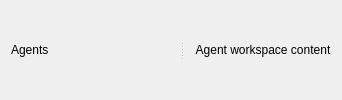
<?xml version="1.0" encoding="UTF-8"?>
<ui version="4.0">
 <class>AgentsWorkspace</class>
 <widget class="QWidget" name="agentsWorkspace">
  <layout class="QHBoxLayout" name="mainLayout">
   <property name="leftMargin"><number>0</number></property>
   <property name="topMargin"><number>0</number></property>
   <property name="rightMargin"><number>0</number></property>
   <property name="bottomMargin"><number>0</number></property>
   <property name="spacing"><number>4</number></property>
   <item>
    <widget class="QSplitter" name="mainSplitter">
     <property name="orientation"><enum>Qt::Orientation::Horizontal</enum></property>
     <widget class="QWidget" name="navPlaceholder">
      <property name="minimumSize"><size><width>180</width><height>0</height></size></property>
      <property name="maximumSize"><size><width>260</width><height>16777215</height></size></property>
      <layout class="QVBoxLayout" name="navLayout">
       <item>
        <widget class="QLabel" name="navLabel">
         <property name="text"><string>Agents</string></property>
        </widget>
       </item>
      </layout>
     </widget>
     <widget class="QWidget" name="contentPlaceholder">
      <layout class="QVBoxLayout" name="contentLayout">
       <item>
        <widget class="QLabel" name="contentLabel">
         <property name="text"><string>Agent workspace content</string></property>
         <property name="alignment"><set>Qt::AlignmentFlag::AlignCenter</set></property>
        </widget>
       </item>
      </layout>
     </widget>
    </widget>
   </item>
  </layout>
 </widget>
 <layoutdefault spacing="6" margin="11"/>
 <resources/>
 <connections/>
</ui>
